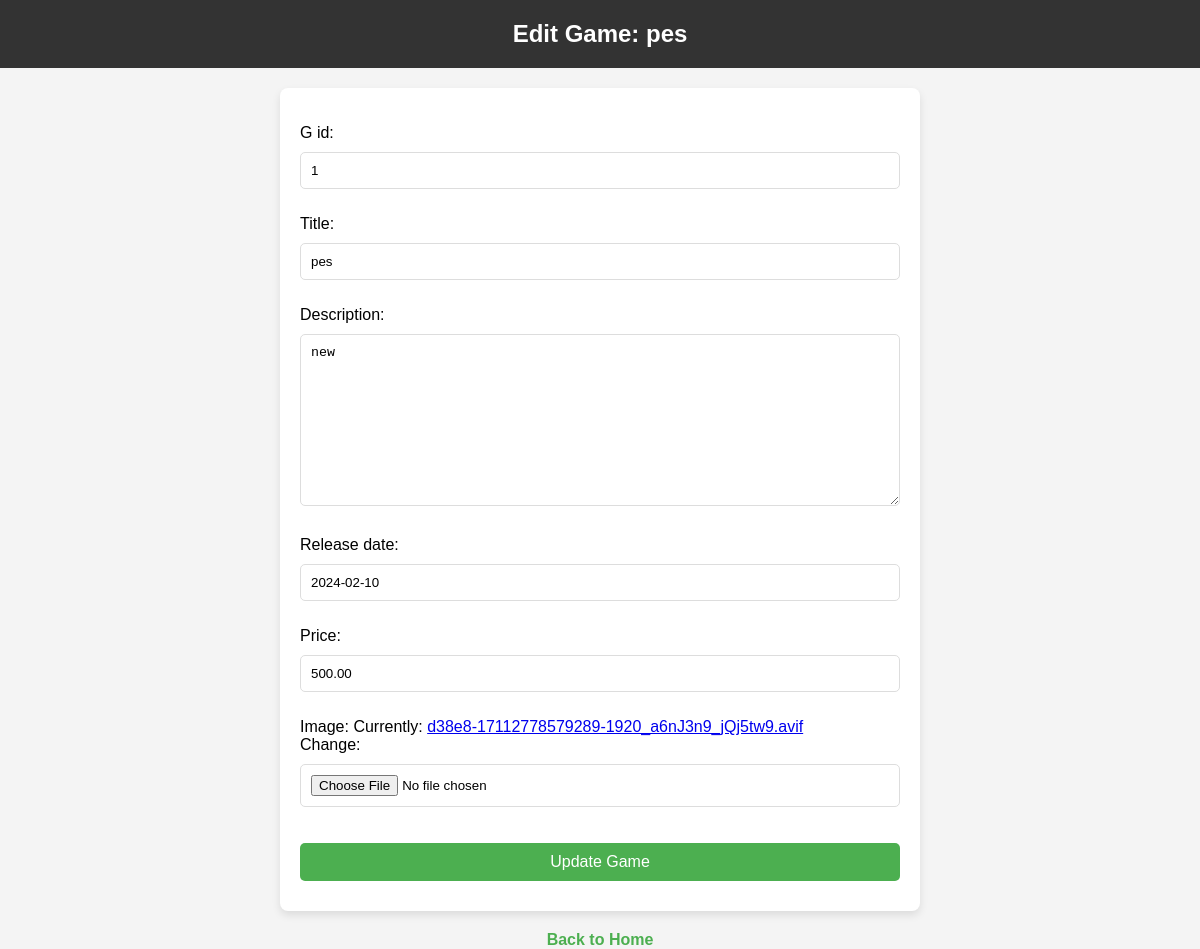
Screenshot of /edit/7 (signed in) with the database file from the repository.
### app/models.py (models this page shows, shortened)
class Game(models.Model):
    g_id = models.CharField(max_length=20, unique=True)
    title = models.CharField(max_length=100)
    description = models.TextField()
    release_date = models.DateField()
    price = models.DecimalField(max_digits=10, decimal_places=2)
    image = models.FileField()

### app/views.py (the view)
# urls.py: path('edit/<gid>',views.edit,name='edit'),
def edit(req, gid):
    if 'game' in req.session:
        game = get_object_or_404(Game, pk=gid)  # Safely get the game
        if req.method == 'POST':
            form = GameForm(req.POST, req.FILES, instance=game)  # Bind form to the existing game
            if form.is_valid():
                form.save()  # Save the changes
                messages.success(req, 'Game updated successfully!')
                return redirect(home)  # Redirect back to home page
            else:
                messages.error(req, 'Error updating game. Please check the form.')
                print(form.errors)  # Debugging: Print form errors
        else:
            form = GameForm(instance=game)  # Pre-fill the form with existing game data
        return render(req, 'admin/edit_game.html', {'form': form, 'game': game})
    else:
        return redirect(game_login)

### app/form.py
class GameForm(forms.ModelForm):
    class Meta:
        model = Game
        fields = ['g_id','title', 'description', 'release_date', 'price', 'image']

### templates/admin/edit_game.html (shortened to what this page needs)
<!DOCTYPE html>
<html lang="en">
<head>
</head>
<body>
    <h2>Edit Game: {{ game.title }}</h2>
    <form method="POST" enctype="multipart/form-data">
        {{ form.as_p }}
        <button type="submit">Update Game</button>
    </form>
    <div class="back-link">
        <a href="{% url 'home' %}">Back to Home</a>
    </div>
</body>
</html>

### templates/admin/edit_game.html (style rules this page uses)
body { font-family: Arial, sans-serif; margin: 0; padding: 0; background-color: #f4f4f4; }
h2 { text-align: center; padding: 20px; background-color: #333; color: white; margin: 0; }
form { max-width: 600px; margin: 20px auto; padding: 20px; background-color: white; border-radius: 8px; box-shadow: 0 4px 8px rgba(0, 0, 0, 0.1); }
form input, form select, form textarea, form button { width: 100%; padding: 10px; margin: 10px 0; border: 1px solid #ddd; border-radius: 5px; box-sizing: border-box; }
form button { background-color: #4CAF50; color: white; border: none; font-size: 16px; cursor: pointer; }
.back-link { display: block; text-align: center; margin-top: 20px; font-size: 16px; }
.back-link a { text-decoration: none; color: #4CAF50; font-weight: bold; }

### rows the page displays
Game: title "pes", g_id "1", description "new", release_date "2024-02-10", price "500.00"
